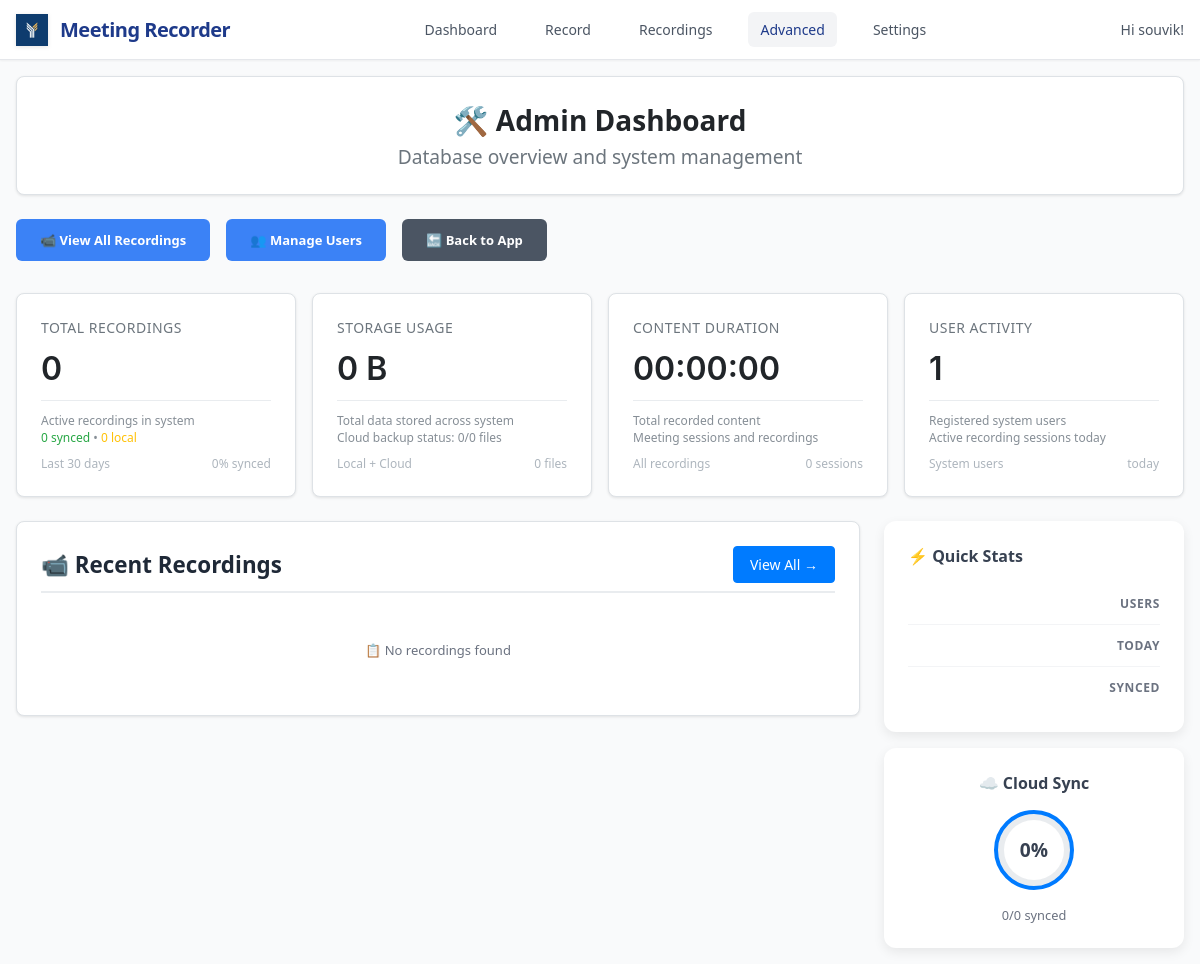
Page /admin (signed in) on the earlier database version.
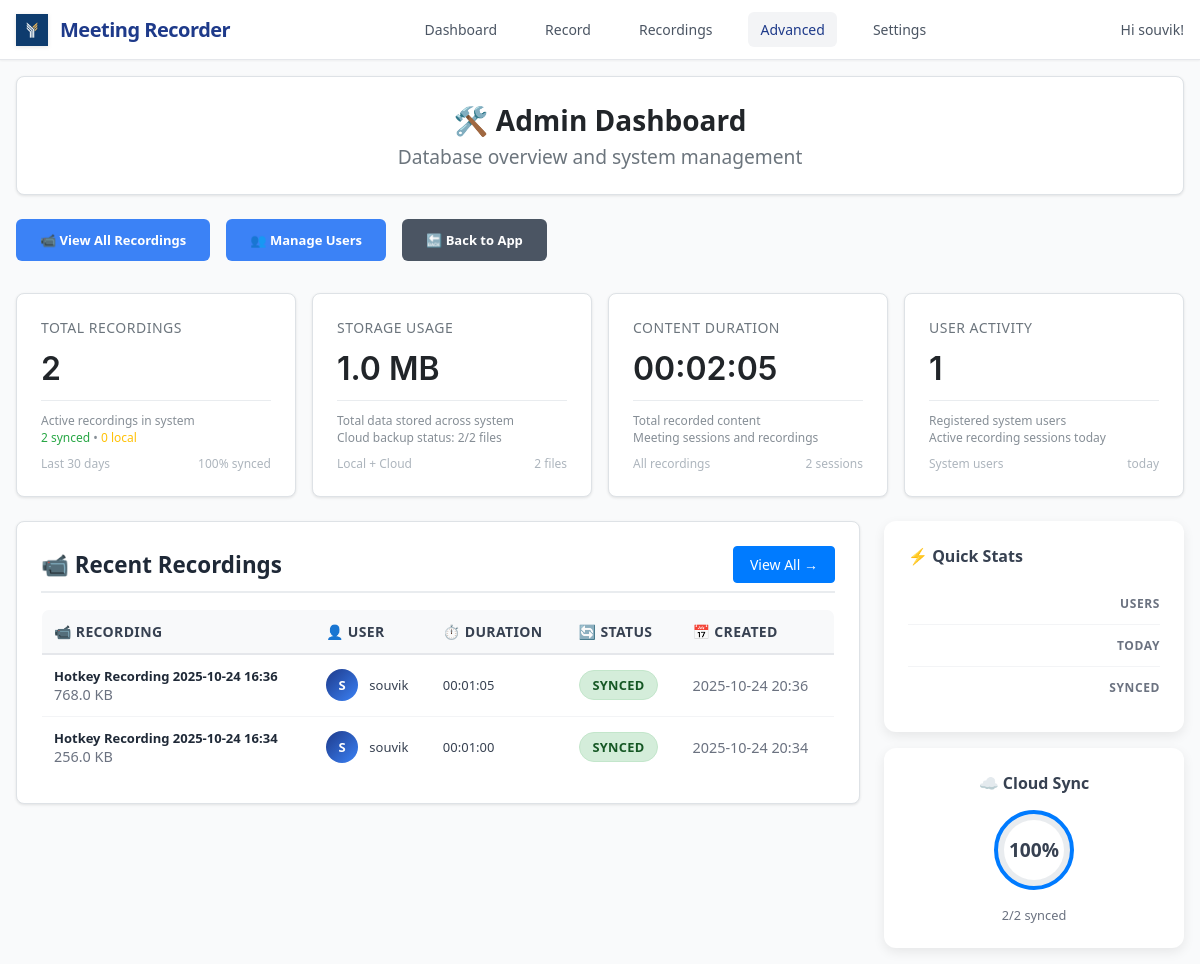
Same page on the later database version.
### models.py (models this page shows, shortened)
class Recording(db.Model):
    id = db.Column(db.Integer, primary_key=True)
    title = db.Column(db.String(200), nullable=False)
    filename = db.Column(db.String(255), nullable=False)
    file_path = db.Column(db.String(500), nullable=False)
    file_size = db.Column(db.BigInteger, default=0)  # in bytes
    duration = db.Column(db.Integer, default=0)  # in seconds
    created_at = db.Column(db.DateTime, default=datetime.utcnow)
    started_at = db.Column(db.DateTime)
    ended_at = db.Column(db.DateTime)
    monitor_name = db.Column(db.String(200))
    resolution = db.Column(db.String(50))  # e.g., "1920x1080"
    uploaded = db.Column(db.Boolean, default=False)
    upload_url = db.Column(db.String(500))  # Legacy field - kept for compatibility
    video_url = db.Column(db.String(500))
    transcript_url = db.Column(db.String(500))
    thumbnail_url = db.Column(db.String(500))
    upload_status = db.Column(db.String(50), default='pending')  # pending, uploading, completed, failed
    upload_metadata = db.Column(db.Text)  # JSON metadata from upload
    user_id = db.Column(db.Integer, db.ForeignKey('user.id'), nullable=False)
    status = db.Column(db.String(50), default='completed')  # recording, processing, completed, failed

class User(UserMixin, db.Model):
    id = db.Column(db.Integer, primary_key=True)
    username = db.Column(db.String(80), unique=True, nullable=False)
    email = db.Column(db.String(120), unique=True, nullable=False)
    password_hash = db.Column(db.String(128))
    created_at = db.Column(db.DateTime, default=datetime.utcnow)
    is_active = db.Column(db.Boolean, default=True)
    default_monitor = db.Column(db.String(200))  # Default monitor for recordings
    auto_delete_days = db.Column(db.Integer, default=30)  # Auto-delete recordings after N days
    recordings = db.relationship('Recording', backref='user', lazy=True)

### app.py (the view)
@app.route('/admin')
@login_required
def admin_dashboard():
    try:
        total_recordings = Recording.query.count()
        uploaded_count = Recording.query.filter_by(uploaded=True).count()
        total_size = db.session.query(db.func.sum(Recording.file_size)).scalar() or 0
        total_duration = db.session.query(db.func.sum(Recording.duration)).scalar() or 0
        users_count = User.query.count()
        recent_recordings = db.session.query(Recording, User).join(User)\
            .order_by(Recording.created_at.desc()).limit(5).all()
        upload_stats = db.session.query(Recording.upload_status, db.func.count(Recording.id))\
            .group_by(Recording.upload_status).all()
        upload_counts = {status: count for status, count in upload_stats}
        stats = {
            'total_recordings': total_recordings,
            'uploaded_count': uploaded_count,
            'local_only': total_recordings - uploaded_count,
            'total_size': format_file_size(total_size),
            'total_duration': format_duration(total_duration),
            'users_count': users_count,
            'upload_percentage': int((uploaded_count / total_recordings * 100)) if total_recordings > 0 else 0,
            'upload_counts': upload_counts
        }
        return render_template('admin/dashboard.html', stats=stats, recent_recordings=recent_recordings)
    except Exception as e:
        logger.error(f"❌ Advanced dashboard error: {e}")
        return f"Database error: {e}", 500

### app.py (called while the page is built)
def format_file_size(size_bytes):
    if not size_bytes:
        return "0 B"
    for unit in ['B', 'KB', 'MB', 'GB']:
        if size_bytes < 1024:
            return f"{size_bytes:.1f} {unit}"
        size_bytes /= 1024
    return f"{size_bytes:.1f} TB"

def format_duration(seconds):
    if not seconds:
        return "00:00:00"
    hours = seconds // 3600
    minutes = (seconds % 3600) // 60
    secs = seconds % 60
    return f"{hours:02d}:{minutes:02d}:{secs:02d}"

@app.context_processor
def utility_processor():
    return dict(format_file_size=format_file_size, format_duration=format_duration)

@login_manager.user_loader
def load_user(user_id):
    return db.session.get(User, int(user_id))  # Fix SQLAlchemy deprecation

### templates/admin/dashboard.html (shortened to what the changed rows need)
{% extends "base.html" %}
{% block content %}
<div class="admin-header">
    <div style="text-align: center;">
        <h1>🛠️ Admin Dashboard</h1>
    </div>
</div>
<div class="stats-grid">
    <div class="stat-card">
        <div class="stat-label">Total Recordings</div>
        <div class="stat-number" data-stat="total_recordings">{{ stats.total_recordings }}</div>
        <div class="stat-details">
            Active recordings in system<br>
            <span style="color: #28a745;">{{ stats.uploaded_count }} synced</span> •
            <span style="color: #ffc107;">{{ stats.local_only }} local</span>
        </div>
        <div class="stat-meta">
            <span>Last 30 days</span>
            <span>{{ stats.upload_percentage }}% synced</span>
        </div>
    </div>
    <div class="stat-card">
        <div class="stat-label">Storage Usage</div>
        <div class="stat-number">{{ stats.total_size }}</div>
        <div class="stat-details">
            Total data stored across system<br>
            Cloud backup status: {{ stats.uploaded_count }}/{{ stats.total_recordings }} files
        </div>
        <div class="stat-meta">
            <span>Local + Cloud</span>
            <span>{{ stats.total_recordings }} files</span>
        </div>
    </div>
    <div class="stat-card">
        <div class="stat-label">Content Duration</div>
        <div class="stat-number">{{ stats.total_duration }}</div>
        <div class="stat-details">
            Total recorded content<br>
            Meeting sessions and recordings
        </div>
        <div class="stat-meta">
            <span>All recordings</span>
            <span>{{ stats.total_recordings }} sessions</span>
        </div>
    </div>
</div>
<div class="dashboard-layout">
    <div class="main-content">
        <div class="recent-section">
            <div class="section-header">
                <h2 class="section-title">📹 Recent Recordings</h2>
            </div>
    {% if recent_recordings %}
    <table class="recordings-table professional-table">
        <thead>
            <tr>
                <th>📹 Recording</th>
                <th>👤 User</th>
                <th>⏱️ Duration</th>
                <th>🔄 Status</th>
                <th>📅 Created</th>
            </tr>
        </thead>
        <tbody>
            {% for recording, user in recent_recordings %}
            <tr>
                <td>
                    <a href="{{ url_for('admin_recording_detail', recording_id=recording.id) }}" class="recording-title">
                        {{ recording.title }}
                    </a>
                    <div class="text-muted">{{ format_file_size(recording.file_size) }}</div>
                </td>
                <td>
                    <span class="user-avatar">{{ user.username[0].upper() }}</span>
                    {{ user.username }}
                </td>
                <td>{{ format_duration(recording.duration) }}</td>
                <td>
                    {% if recording.upload_status == 'completed' and recording.uploaded %}
                        <span class="status-badge status-completed">Synced</span>
                    {% elif recording.upload_status == 'uploading' %}
                        <span class="status-badge status-uploading">Uploading</span>
                    {% elif recording.upload_status == 'failed' %}
                        <span class="status-badge status-failed">Failed</span>
                    {% else %}
                        <span class="status-badge status-pending">Local</span>
                    {% endif %}
                </td>
                <td class="text-muted">
                    {{ recording.created_at.strftime('%Y-%m-%d %H:%M') if recording.created_at else 'N/A' }}
                </td>
            </tr>
            {% endfor %}
        </tbody>
    </table>
    {% else %}
    <div style="text-align: center; padding: 2rem; color: var(--gray-500);">
        <p>📋 No recordings found</p>
    </div>
    {% endif %}
        </div>
    </div>
    <div class="sidebar-content">
        <div class="upload-progress-mini">
            <h3 class="mini-title">☁️ Cloud Sync</h3>
            <div class="progress-ring">
                <div class="progress-value">{{ stats.upload_percentage }}%</div>
            </div>
            <p class="progress-text">{{ stats.uploaded_count }}/{{ stats.total_recordings }} synced</p>
        </div>
    </div>
</div>
{% endblock %}

Differences in the rows shown:
added Recording: title "Hotkey Recording 2025-10-24 16:36", file_size "768.0 KB", username "S", username "souvik", duration "00:01:05", upload_status "SYNCED", created_at "2025-10-24 20:36"
added Recording: title "Hotkey Recording 2025-10-24 16:34", file_size "256.0 KB", username "S", username "souvik", duration "00:01:00", upload_status "SYNCED", created_at "2025-10-24 20:34"
Other differences:
{{ stats.total_recordings }}: "0" → "2"
{{ stats.uploaded_count }}: "0" → "2"
{{ stats.upload_percentage }}: "0" → "100"
{{ stats.total_size }}: "0 B" → "1.0 MB"
{{ stats.total_duration }}: "00:00:00" → "00:02:05"
text no longer shown: "📋 No recordings found"
text now shown: "📹 RECORDING 👤 USER ⏱️ DURATION 🔄 STATUS 📅 CREATED"
